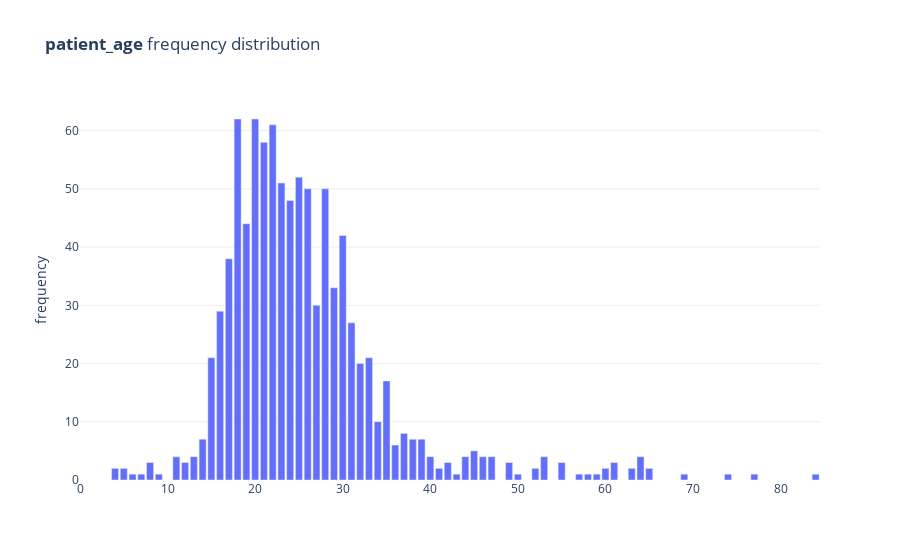

Notebook cell for this chart:
### Code cell
num_freq_plot(regexp_age_1_extracts, 'patient_age')

### Figure 1 — Plotly figure (JSON) as saved in the notebook; plotly's stock layout.template omitted (floating-point values rounded to 4 significant figures)
{"data": [{"hovertemplate": "Value: %{x:,}<br>Frequency: %{y:,}<br><extra></extra>", "hovertext": [4, 5, 6, 7, 8, 9, 11, 12, 13, 14, 15, 16, 17, 18, 19, 20, 21, 22, 23, 24, 25, 26, 27, 28, 29, 30, 31, 32, 33, 34, 35, 36, 37, 38, 39, 40, 41, 42, 43, 44, 45, 46, 47, 49, 50, 52, 53, 55, 57, 58, 59, 60, 61, 63, 64, 65, 69, 74, 77, 84], "type": "bar", "x": [4, 5, 6, 7, 8, 9, 11, 12, 13, 14, 15, 16, 17, 18, 19, 20, 21, 22, 23, 24, 25, 26, 27, 28, 29, 30, 31, 32, 33, 34, 35, 36, 37, 38, 39, 40, 41, 42, 43, 44, 45, 46, 47, 49, 50, 52, 53, 55, 57, 58, 59, 60, 61, 63, 64, 65, 69, 74, 77, 84], "y": [2, 2, 1, 1, 3, 1, 4, 3, 4, 7, 21, 29, 38, 62, 44, 62, 58, 61, 51, 48, 52, 50, 30, 50, 33, 42, 27, 20, 21, 10, 17, 6, 8, 7, 7, 4, 2, 3, 1, 4, 5, 4, 4, 3, 1, 2, 4, 3, 1, 1, 1, 2, 3, 2, 4, 2, 1, 1, 1, 1]}], "layout": {"autosize": true, "plot_bgcolor": "#fff", "showlegend": false, "title": {"text": "<b>patient_age</b> frequency distribution"}, "xaxis": {"autorange": true, "range": [0, 84.5], "rangemode": "tozero", "type": "linear"}, "yaxis": {"autorange": true, "gridcolor": "#eee", "range": [0, 65.26], "rangemode": "tozero", "title": {"text": "frequency"}, "type": "linear"}}}
